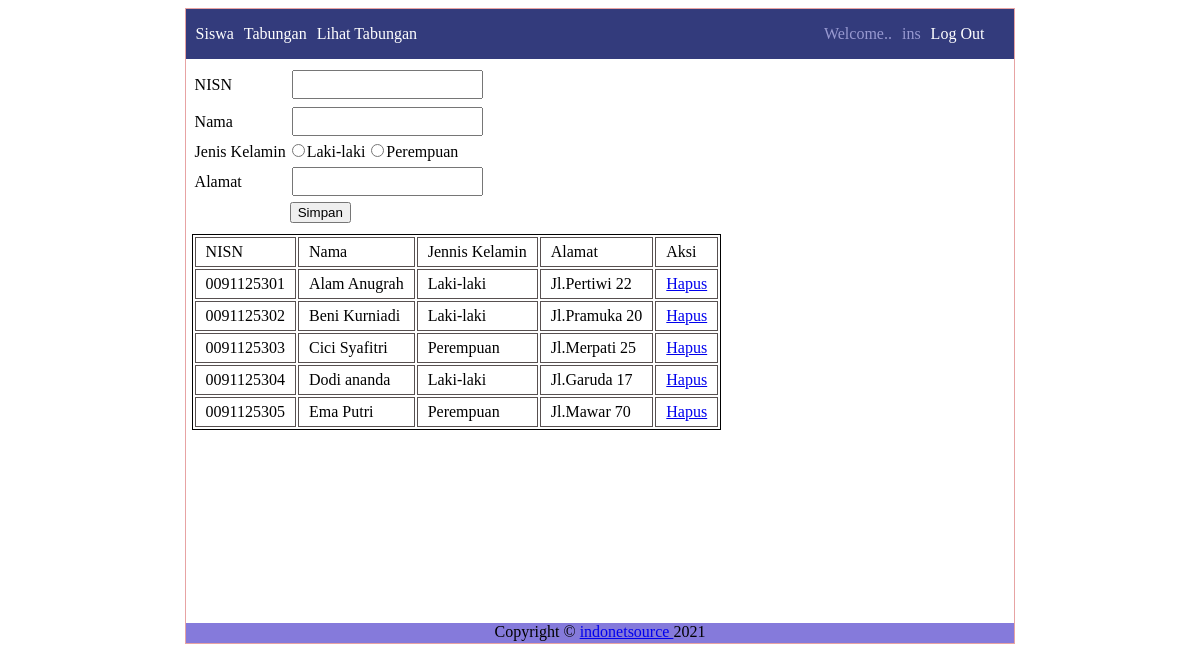
/data_siswa.php (signed in), run on the app's committed database.
### tables this page shows
CREATE TABLE IF NOT EXISTS `siswa` (
  `nisn` varchar(10) NOT NULL,
  `nama` varchar(25) NOT NULL,
  `jenis_kelamin` enum('Laki-laki','Perempuan') NOT NULL,
  `alamat` text NOT NULL,
  PRIMARY KEY (`nisn`)
);

### data_siswa.php (the view, shortened to what this page needs)
<?php
include './layout/header.php';
?>
<form class="form-ins" method="post" action="./proses/insert_siswa.php">
        <table>
            <tr>
                <td>NISN</td>
                <td><input type="text" name="nisn" required></td>
            </tr>
            <tr>
                <td>Nama</td>
                <td><input type="text" name="nama" required></td>
            </tr>
            <tr>
                <td>Jenis Kelamin</td>
                <td>
                    <input type="radio" name="jenis_kelamin" value="laki-laki">Laki-laki
                    <input type="radio" name="jenis_kelamin" value="perempuan">Perempuan
            </td>
            </tr>
            <tr>
                <td>Alamat</td>
                <td><input type="textarea" name="alamat"></td>
            </tr>
            <tr>
                <td></td>
                <td>
                    <button type="submit">Simpan</button>
                </td>
            </tr>
        </table>
</form>
        <table class="tbl-ins">
            <tr>
                <td>NISN</td>
                <td>Nama</td>
                <td>Jennis Kelamin</td>
                <td>Alamat</td>
                <td>Aksi</td>
            </tr>
             <?php
                include "koneksi.php";
                $query = mysqli_query($kon, 'SELECT * FROM siswa');
                while ($data = mysqli_fetch_array($query)) {
                ?>
            <tr>
                <td><?php  echo $data['nisn']?></td>
                <td><?php  echo $data['nama']?></td>
                <td><?php  echo $data['jenis_kelamin']?></td>
                <td><?php  echo $data['alamat']?></td>
                <td><a href="./proses/delete_siswa.php?nisn=<?php  echo $data['nisn']?>">Hapus</a></td>
            </tr>
                <?php } ?>
        </table>
<?php
include './layout/footer.php';
?>

### css/instemplate.css (style rules this page uses)
.tbl-ins { border: 1px solid black; margin: 4px; }
.tbl-ins tr td { border: 1px solid rgb(87, 80, 80); margin: 4px; padding: 5px 10px; }
.form-ins { padding: 4px; }
.form-ins input { padding: 5px; margin: 2px; }

### data on the page
siswa: nisn "0091125301", nama "Alam Anugrah", jenis_kelamin "Laki-laki", alamat "Jl.Pertiwi 22"
siswa: nisn "0091125302", nama "Beni Kurniadi", jenis_kelamin "Laki-laki", alamat "Jl.Pramuka 20"
siswa: nisn "0091125303", nama "Cici Syafitri", jenis_kelamin "Perempuan", alamat "Jl.Merpati 25"
siswa: nisn "0091125304", nama "Dodi ananda", jenis_kelamin "Laki-laki", alamat "Jl.Garuda 17"
siswa: nisn "0091125305", nama "Ema Putri", jenis_kelamin "Perempuan", alamat "Jl.Mawar 70"

### other printed values
$_SESSION['nama'] "ins"
